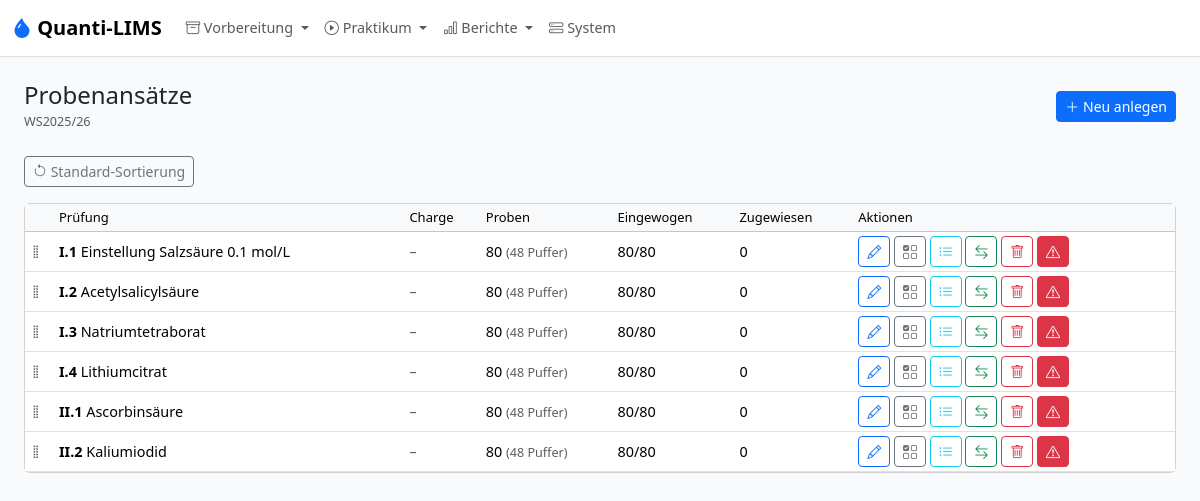
The app's page /admin/batches, older data.
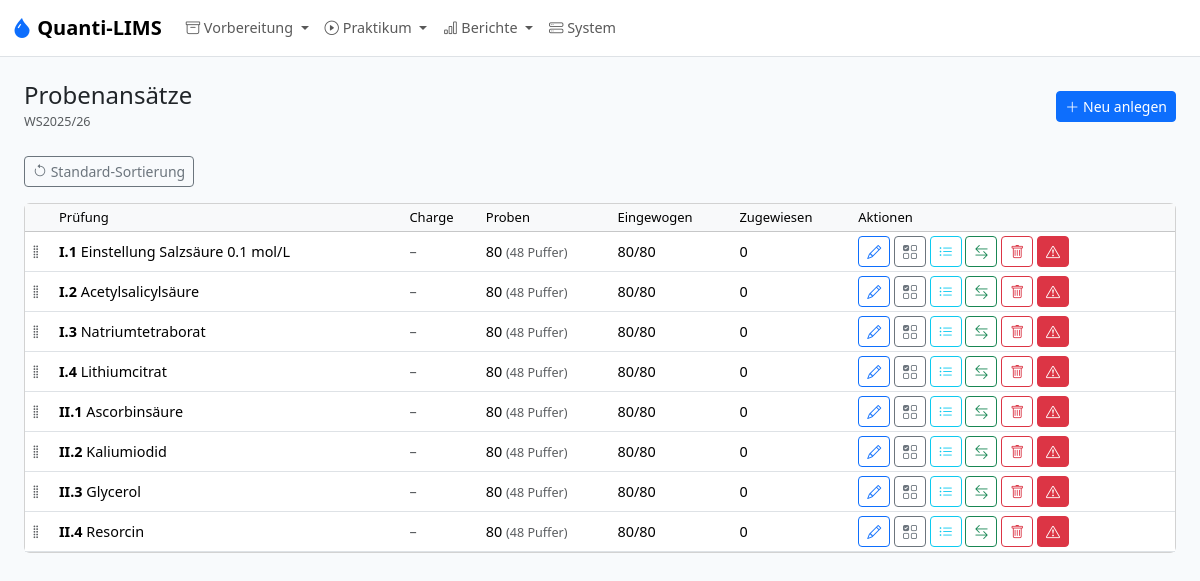
The same page, newer data.
### models.py (models this page shows, shortened)
class SampleBatch(db.Model):
    __tablename__ = "sample_batch"
    id = db.Column(db.Integer, primary_key=True)
    semester_id = db.Column(db.Integer, db.ForeignKey("semester.id"), nullable=False)
    analysis_id = db.Column(db.Integer, db.ForeignKey("analysis.id"), nullable=False)
    substance_lot_id = db.Column(db.Integer, db.ForeignKey("substance_lot.id"))
    blend_description = db.Column(db.String(500))
    gehalt_min_pct = db.Column(db.Float)
    n_extra_determinations = db.Column(db.Integer, nullable=False, default=1)
    mortar_loss_factor = db.Column(db.Float, nullable=False, default=1.1)
    target_m_s_min_g = db.Column(db.Float)
    target_m_ges_g = db.Column(db.Float)
    target_v_min_ml = db.Column(db.Float)
    target_v_max_ml = db.Column(db.Float)
    dilution_factor = db.Column(db.Float)
    dilution_solvent = db.Column(db.String(120))
    dilution_notes = db.Column(db.Text)
    titer = db.Column(db.Float, nullable=False, default=1.000)
    titer_source = db.Column(db.String(40), nullable=False, default="manual")
    titer_source_date = db.Column(db.String(20))
    titer_source_operator = db.Column(db.String(100))
    total_samples_prepared = db.Column(db.Integer, nullable=False)
    preparation_date = db.Column(db.String(20))
    prepared_by = db.Column(db.String(100))
    notes = db.Column(db.Text)
    safety_factor = db.Column(db.Float, nullable=False, default=1.2)
    position = db.Column(db.Integer, nullable=False, default=0)
    semester = db.relationship("Semester", back_populates="batches")
    analysis = db.relationship("Analysis", back_populates="batches")
    substance_lot = db.relationship("SubstanceLot", back_populates="batches")
    samples = db.relationship("Sample", back_populates="batch", order_by="Sample.running_number")
    __table_args__ = (db.UniqueConstraint("semester_id", "analysis_id"),)

class Analysis(db.Model):
    __tablename__ = "analysis"
    id = db.Column(db.Integer, primary_key=True)
    block_id = db.Column(db.Integer, db.ForeignKey("block.id"), nullable=False)
    code = db.Column(db.String(10), unique=True, nullable=False)
    ordinal = db.Column(db.Integer, nullable=False)
    name = db.Column(db.String(200), nullable=False)
    substance_id = db.Column(db.Integer, db.ForeignKey("substance.id"), nullable=False)
    k_determinations = db.Column(db.Integer, nullable=False, default=3)
    result_unit = db.Column(db.String(20), nullable=False, default="%")
    result_label = db.Column(db.String(50), nullable=False, default="Gehalt")
    calculation_mode = db.Column(db.String(50), nullable=False, default=MODE_ASSAY_MASS_BASED)
    e_ab_g = db.Column(db.Float)
    g_ab_min_pct = db.Column(db.Float)
    g_ab_max_pct = db.Column(db.Float)
    source_reference = db.Column(db.String(255))
    tolerance_override_min_pct = db.Column(db.Float)
    tolerance_override_max_pct = db.Column(db.Float)
    notes = db.Column(db.Text)
    m_einwaage_min_mg = db.Column(db.Float, nullable=True)  # Min TA weighing mass (mass_determination mode, mg)
    m_einwaage_max_mg = db.Column(db.Float, nullable=True)  # Max TA weighing mass (mass_determination mode, mg)
    reported_molar_mass_gmol = db.Column(db.Float, nullable=True)
    reported_stoichiometry = db.Column(db.Float, nullable=True)
    block = db.relationship("Block", back_populates="analyses")
    substance = db.relationship("Substance", back_populates="analyses")
    method = db.relationship("Method", back_populates="analysis", uselist=False)
    batches = db.relationship("SampleBatch", back_populates="analysis")

### app.py (the view)
    @app.route("/admin/batches")
    def admin_batches():
        sem = active_semester()
        batches = SampleBatch.query.filter_by(semester_id=sem.id).order_by(SampleBatch.position, SampleBatch.id).all() if sem else []
        analyses = Analysis.query.order_by(Analysis.ordinal).all()
        return render_template("admin/batches.html", batches=batches, analyses=analyses, semester=sem)

### calculation_modes.py (called while the page is built)
def resolve_mode(mode: str | None) -> str:
    if mode in {MODE_ASSAY_MASS_BASED, MODE_TITRANT_STANDARDIZATION, MODE_MASS_DETERMINATION}:
        return mode
    return MODE_ASSAY_MASS_BASED

### models.py (called while the page is built)
    @property
    def is_weighed(self) -> bool:
        mode = resolve_mode(self.batch.analysis.calculation_mode if self.batch and self.batch.analysis else None)
        if mode == MODE_TITRANT_STANDARDIZATION:
            return self.m_ges_actual_g is not None
        if mode == MODE_MASS_DETERMINATION:
            return self.m_s_actual_g is not None
        return self.m_s_actual_g is not None and self.m_ges_actual_g is not None

    @property
    def active_assignment(self):
        for a in sorted(self.assignments, key=lambda x: x.attempt_number, reverse=True):
            if a.status != "cancelled":
                return a
        return None

### templates/admin/batches.html (shortened to what this page needs)
{% extends "base.html" %}
{% from "macros.html" import page_header %}
{% block content %}
{{ page_header("Probenansätze", semester.code if semester else "", url_for('admin_batch_form')) }}
<div class="mb-3">
  <button class="btn btn-outline-secondary btn-sm" id="reset-order-btn" title="Sortierung zurücksetzen (nach Prüfungsreihenfolge)"><i class="bi bi-arrow-counterclockwise"></i> Standard-Sortierung</button>
</div>
<div class="card">
<div class="table-responsive">
<table class="table table-sm table-hover mb-0 align-middle">
<thead class="table-light"><tr><th style="width:30px"></th><th>Prüfung</th><th>Charge</th><th>Proben</th><th>Eingewogen</th><th>Zugewiesen</th><th>Aktionen</th></tr></thead>
<tbody id="batch-sortable">
{% for b in batches %}
{% set weighed = b.samples | selectattr('is_weighed') | list | length %}
{% set ns = namespace(assigned=0) %}
{% for s in b.samples %}{% if s.active_assignment %}{% set ns.assigned = ns.assigned + 1 %}{% endif %}{% endfor %}
<tr data-id="{{ b.id }}">
  <td class="drag-handle" style="cursor:grab"><i class="bi bi-grip-vertical text-body-secondary"></i></td>
  <td><strong>{{ b.analysis.code }}</strong> {{ b.analysis.name }}</td>
  <td>{% if b.substance_lot %}{{ b.substance_lot.lot_number }} (p={{ b.p_effective|fmt(1) }}%){% else %}<span class="text-body-secondary">–</span>{% endif %}</td>
  <td>{{ b.total_samples_prepared }} <span class="text-body-secondary small">({{ b.samples|selectattr('is_buffer')|list|length }} Puffer)</span></td>
  <td>{{ weighed }}/{{ b.samples|length }}</td>
  <td>{{ ns.assigned }}</td>
  <td>
    <a href="{{ url_for('admin_batch_form', id=b.id) }}" class="btn btn-outline-primary btn-sm" title="Bearbeiten"><i class="bi bi-pencil"></i></a>
    <a href="{{ url_for('ta_weighing_batch', batch_id=b.id) }}" class="btn btn-outline-secondary btn-sm" title="Einwaage"><i class="bi bi-ui-checks-grid"></i></a>
    <a href="{{ url_for('admin_batch_samples', batch_id=b.id) }}" class="btn btn-outline-info btn-sm" title="Proben verwalten"><i class="bi bi-list-ul"></i></a>
    <form method="POST" action="{{ url_for('admin_batch_assign_initial', id=b.id) }}" class="d-inline" onsubmit="return confirm('Erstanalysen zuweisen (Student k → Probe k)?')">
      <button type="submit" class="btn btn-outline-success btn-sm" title="Erstanalysen zuweisen"><i class="bi bi-arrow-left-right"></i></button>
    </form>
    <form method="POST" action="{{ url_for('admin_batch_delete', id=b.id) }}" class="d-inline" onsubmit="return confirm('Probenansatz {{ b.analysis.code }} löschen? Bei bestehenden Zuweisungen wird blockiert.')">
      <button type="submit" class="btn btn-outline-danger btn-sm" title="Löschen"><i class="bi bi-trash"></i></button>
    </form>
    <form method="POST" action="{{ url_for('admin_batch_delete', id=b.id) }}" class="d-inline" onsubmit="return confirm('ENDGÜLTIG löschen? Alle Proben, Zuweisungen und Ergebnisse werden unwiderruflich entfernt!')">
      <button type="submit" class="btn btn-danger btn-sm" title="Endgültig löschen inkl. aller Daten"><i class="bi bi-exclamation-triangle"></i></button>
    </form>
  </td>
</tr>
{% endfor %}
</tbody></table></div></div>
{% endblock %}

Row changes from the older to the newer data that the page shows:
added SampleBatch: analysis.code "II.3", analysis.name "Glycerol", total_samples_prepared "80", samples|selectattr "48", samples|length "80", assigned "0"
added SampleBatch: analysis.code "II.4", analysis.name "Resorcin", total_samples_prepared "80", samples|selectattr "48", samples|length "80", assigned "0"
